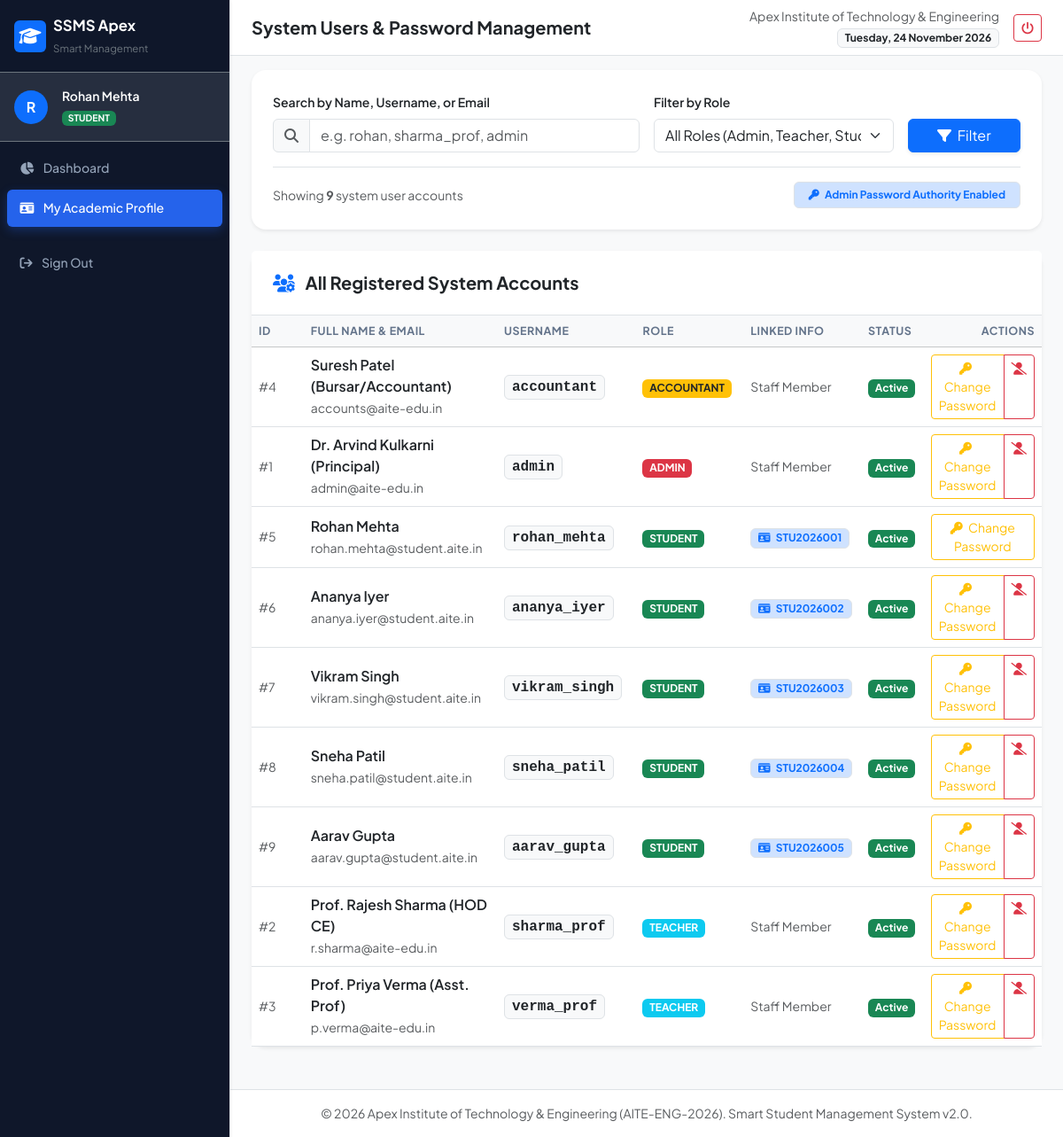
Page /admin/users (signed in) on the earlier database version.
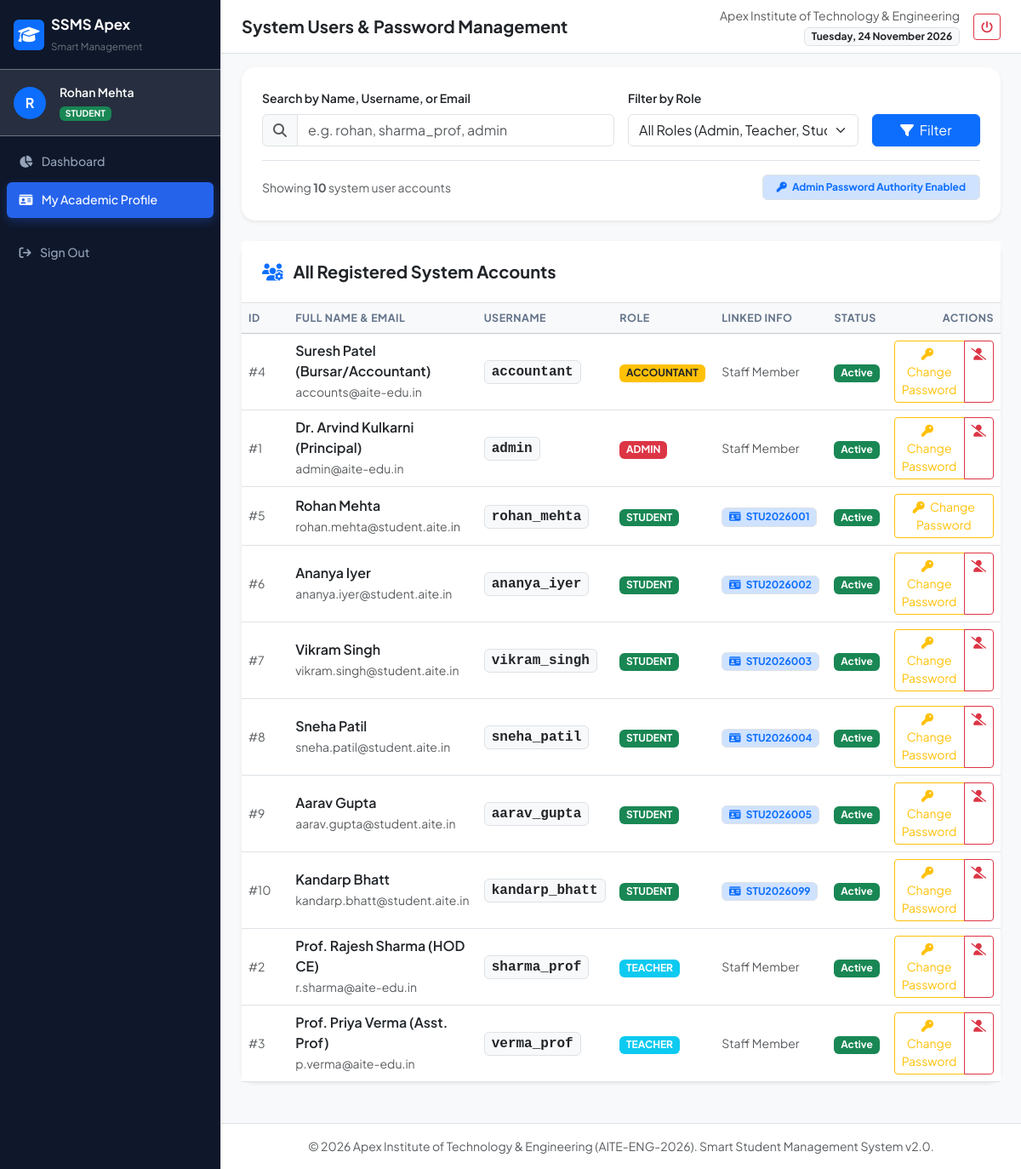
Same page on the later database version.
### models.py (models this page shows, shortened)
class User(db.Model):
    __tablename__ = 'users'
    id = db.Column(db.Integer, primary_key=True)
    username = db.Column(db.String(50), unique=True, nullable=False, index=True)
    password_hash = db.Column(db.String(255), nullable=False)
    role = db.Column(db.String(20), nullable=False, default='student')  # admin, teacher, student, accountant
    email = db.Column(db.String(100), unique=True, nullable=False)
    full_name = db.Column(db.String(100), nullable=False)
    is_active = db.Column(db.Boolean, default=True)
    created_at = db.Column(db.DateTime, default=datetime.utcnow)
    student_profile = db.relationship('Student', backref='user_account', uselist=False, cascade='all, delete-orphan')
    audit_logs = db.relationship('AuditLog', backref='user', lazy='dynamic')

class Student(db.Model):
    __tablename__ = 'students'
    id = db.Column(db.Integer, primary_key=True)
    student_id = db.Column(db.String(30), unique=True, nullable=False, index=True)  # e.g., 'STU2026001'
    user_id = db.Column(db.Integer, db.ForeignKey('users.id'), nullable=True)
    course_id = db.Column(db.Integer, db.ForeignKey('courses.id'), nullable=False)
    semester = db.Column(db.Integer, nullable=False, default=1)
    first_name = db.Column(db.String(50), nullable=False)
    last_name = db.Column(db.String(50), nullable=False)
    email = db.Column(db.String(100), unique=True, nullable=False)
    phone = db.Column(db.String(20), nullable=False)
    address = db.Column(db.Text)
    enrollment_date = db.Column(db.Date, default=date.today)
    status = db.Column(db.String(20), default='active')  # active, inactive, graduated, dropped
    guardian_name = db.Column(db.String(100))
    guardian_phone = db.Column(db.String(20))
    attendance_records = db.relationship('Attendance', backref='student', lazy='dynamic')
    marks_records = db.relationship('Marks', backref='student', lazy='dynamic')
    fees = db.relationship('StudentFee', backref='student', lazy='dynamic')

### app.py (the view)
    @app.route('/admin/users')
    @login_required
    @roles_accepted('admin')
    def admin_users():
        role_filter = request.args.get('role')
        search = request.args.get('search', '').strip()
        query = User.query
        if role_filter:
            query = query.filter_by(role=role_filter)
        if search:
            query = query.filter(
                (User.username.ilike(f"%{search}%")) |
                (User.full_name.ilike(f"%{search}%")) |
                (User.email.ilike(f"%{search}%"))
            )
        users = query.order_by(User.role.asc(), User.id.asc()).all()
        return render_template('admin/users.html', users=users, selected_role=role_filter, search=search)

### templates/admin/users.html (shortened to what the changed rows need)
{% extends "base.html" %}
{% block content %}
<div class="card border-0 shadow-sm rounded-4 mb-4">
    <div class="card-body p-4">
        <div class="d-flex align-items-center justify-content-between pt-3 mt-3 border-top">
            <span class="text-muted small">Showing <strong>{{ users|length }}</strong> system user accounts</span>
        </div>
    </div>
</div>
<div class="card border-0 shadow-sm rounded-4">
    <div class="card-body p-0">
        <div class="table-responsive">
            <table class="table table-hover align-middle mb-0">
                <thead class="table-light">
                    <tr>
                        <th style="width: 8%;">ID</th>
                        <th style="width: 25%;">Full Name & Email</th>
                        <th style="width: 18%;">Username</th>
                        <th style="width: 14%;">Role</th>
                        <th style="width: 15%;">Linked Info</th>
                        <th style="width: 8%;">Status</th>
                        <th style="width: 12%;" class="text-end">Actions</th>
                    </tr>
                </thead>
                <tbody>
                    {% for u in users %}
                    <tr>
                        <td class="text-muted small">#{{ u.id }}</td>
                        <td>
                            <div class="fw-semibold text-dark">{{ u.full_name }}</div>
                            <small class="text-muted">{{ u.email }}</small>
                        </td>
                        <td>
                            <span class="font-monospace fw-bold text-dark bg-light px-2 py-1 rounded border">
                                {{ u.username }}
                            </span>
                        </td>
                        <td>
                            <span class="badge bg-{{ 'danger' if u.role == 'admin' else ('info' if u.role == 'teacher' else ('warning text-dark' if u.role == 'accountant' else 'success')) }} text-uppercase">
                                {{ u.role }}
                            </span>
                        </td>
                        <td>
                            {% if u.student_profile %}
                            <a href="{{ url_for('student_view', student_id=u.student_profile.id) }}" class="badge bg-primary-subtle text-primary border text-decoration-none">
                                <i class="fa-solid fa-id-card me-1"></i> {{ u.student_profile.student_id }}
                            </a>
                            {% else %}
                            <span class="text-muted small">Staff Member</span>
                            {% endif %}
                        </td>
                        <td>
                            <span class="badge bg-{{ 'success' if u.is_active else 'secondary' }}">
                                {{ 'Active' if u.is_active else 'Disabled' }}
                            </span>
                        </td>
                        <td class="text-end">
                            <div class="btn-group btn-group-sm">
                                <button type="button" class="btn btn-outline-warning btn-change-pass"
                                        data-bs-toggle="modal" data-bs-target="#changePasswordModal"
                                        data-user-id="{{ u.id }}"
                                        data-user-name="{{ u.full_name }}"
                                        data-username="{{ u.username }}"
                                        data-role="{{ u.role }}"
                                        title="Change Password">
                                    <i class="fa-solid fa-key me-1"></i> Change Password
                                </button>
                                {% if u.id != session.get('user_id') %}
                                <a href="{{ url_for('admin_toggle_user_active', user_id=u.id) }}"
                                   class="btn btn-outline-{{ 'danger' if u.is_active else 'success' }}"
                                   onclick="return confirm('Change active status for user {{ u.username }}?');"
                                   title="{{ 'Deactivate Account' if u.is_active else 'Activate Account' }}">
                                    <i class="fa-solid fa-{{ 'user-slash' if u.is_active else 'user-check' }}"></i>
                                </a>
                                {% endif %}
                            </div>
                        </td>
                    </tr>
                    {% else %}
                    <tr>
                        <td colspan="7" class="text-center text-muted py-4">No users found.</td>
                    </tr>
                    {% endfor %}
                </tbody>
            </table>
        </div>
    </div>
</div>
{% endblock %}

### templates/base.html (shortened to what the changed rows need)
<!DOCTYPE html>
<html lang="en">
<head>
    <link href="https://cdn.jsdelivr.net/npm/bootstrap@5.3.3/dist/css/bootstrap.min.css" rel="stylesheet">
    <link href="https://cdnjs.cloudflare.com/ajax/libs/font-awesome/6.5.1/css/all.min.css" rel="stylesheet">
    <link rel="stylesheet" href="{{ url_for('static', filename='css/style.css') }}">
</head>
<body>
    <div class="d-flex" id="wrapper">
        {% if current_user %}
        <nav id="sidebar" class="bg-dark text-white border-end shadow-sm">
            <div class="sidebar-header p-3 border-bottom border-secondary d-flex align-items-center justify-content-between">
                <a href="{{ url_for('dashboard') }}" class="text-white text-decoration-none d-flex align-items-center gap-2">
                    <div class="brand-icon bg-primary text-white rounded p-2 d-flex align-items-center justify-content-center">
                        <i class="fa-solid fa-graduation-cap fs-5"></i>
                    </div>
                    <div>
                        <div class="fw-bold tracking-tight text-white mb-0" style="font-size: 1.05rem;">SSMS Apex</div>
                        <small class="text-secondary" style="font-size: 0.72rem;">Smart Management</small>
                    </div>
                </a>
            </div>
            <div class="p-3 bg-secondary bg-opacity-25 border-bottom border-secondary d-flex align-items-center gap-3">
                <div class="avatar-circle bg-primary text-white fw-bold d-flex align-items-center justify-content-center rounded-circle">
                    {{ current_user.full_name[0] }}
                </div>
                <div class="overflow-hidden">
                    <div class="text-truncate fw-semibold text-white small">{{ current_user.full_name }}</div>
                    <span class="badge bg-{{ 'danger' if current_user.role == 'admin' else ('info' if current_user.role == 'teacher' else ('warning text-dark' if current_user.role == 'accountant' else 'success')) }} text-uppercase" style="font-size: 0.65rem;">
                        {{ current_user.role }}
                    </span>
                </div>
            </div>
            <ul class="nav flex-column p-2 gap-1 sidebar-nav">
                <li class="nav-item">
                    <a class="nav-link text-white-50 rounded {{ 'active' if request.endpoint == 'dashboard' }}" href="{{ url_for('dashboard') }}">
                        <i class="fa-solid fa-chart-pie me-2"></i> Dashboard
                    </a>
                </li>
                {% if current_user.role == 'student' and current_user.student_profile %}
                <li class="nav-item">
                    <a class="nav-link text-white-50 rounded active" href="{{ url_for('student_view', student_id=current_user.student_profile.id) }}">
                        <i class="fa-solid fa-id-card me-2"></i> My Academic Profile
                    </a>
                </li>
                {% endif %}
                <li class="nav-item mt-auto pt-3">
                    <a class="nav-link text-danger rounded" href="{{ url_for('logout') }}">
                        <i class="fa-solid fa-arrow-right-from-bracket me-2"></i> Sign Out
                    </a>
                </li>
            </ul>
        </nav>
        {% endif %}
        <div id="page-content-wrapper" class="w-100 bg-light">
            <div class="container-fluid px-4 pt-3">
                {% block content %}{% endblock %}
            </div>
        </div>
    </div>
</body>
</html>

Differences in the rows shown:
added User: id "10", full_name "Kandarp Bhatt", email "kandarp.bhatt@student.aite.in", username "kandarp_bhatt", role "STUDENT", student_profile.student_id "STU2026099", is_active "Active"
Other differences:
{{ users|length }}: "9" → "10"
